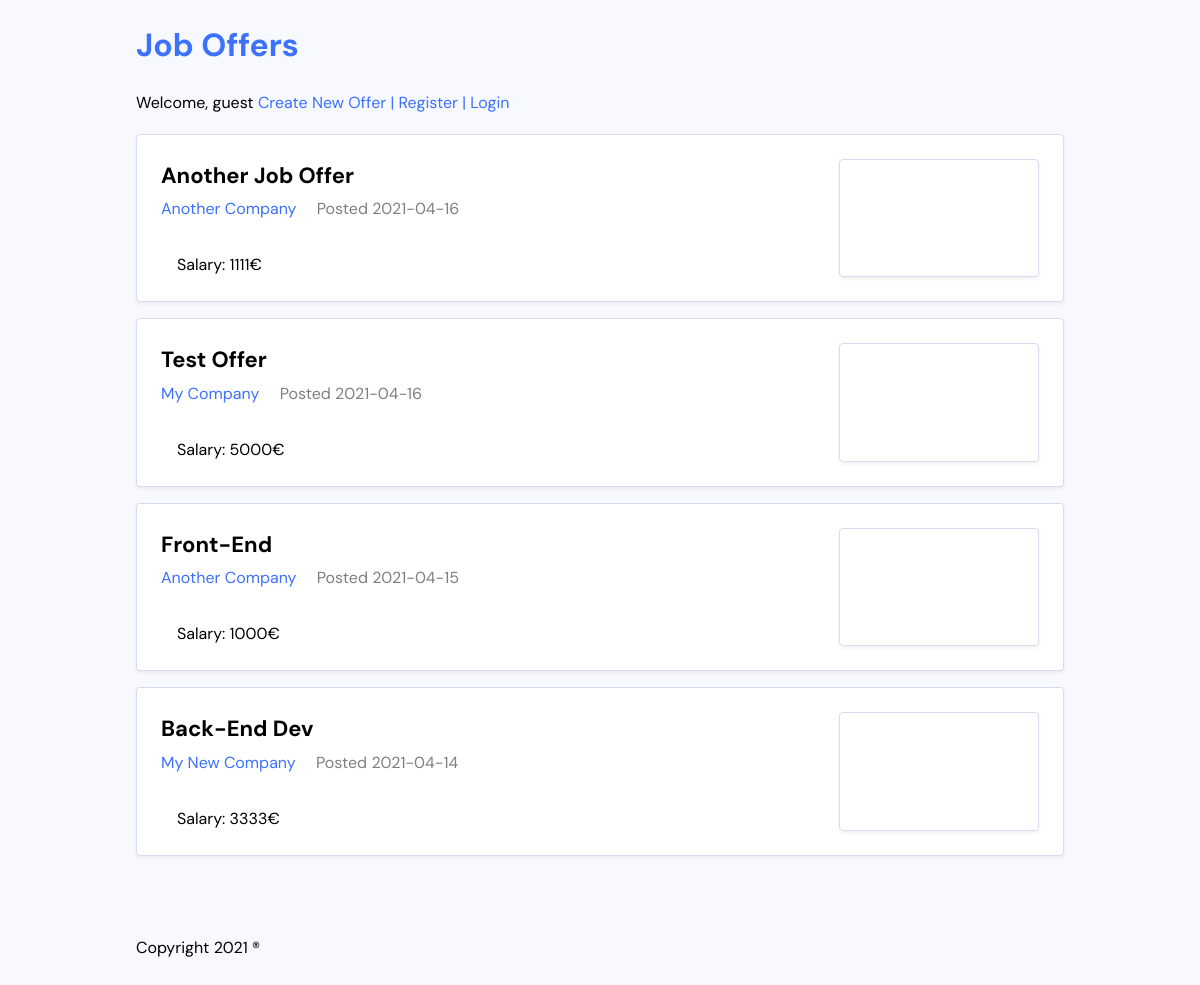
The page / on the database its author committed.
### tables this page shows
CREATE TABLE `job_offers` (
  `id` int(11) NOT NULL,
  `title` varchar(200) NOT NULL,
  `description` mediumtext NOT NULL,
  `company` varchar(200) NOT NULL,
  `salary` int(11) NOT NULL,
  `posted_on` date DEFAULT curdate(),
  `approved` varchar(50) NOT NULL DEFAULT 'false'
);

### index.php (called while the page is built, shortened)
<?php
require_once 'common.php';
$itemRepo = new \Repositories\Items\ItemRepository($db);
$items = $itemRepo->getAllApproved();
require_once 'views/index.php';

### common.php (called while the page is built, shortened)
<?php
spl_autoload_register(function ($className) {
    $className = str_replace("\\", DIRECTORY_SEPARATOR, $className);
});
try {
    $pdo = new PDO("mysql:dbname=job_publications;host=localhost:3306", "root", "");
    $db = new \Database\PDODatabase($pdo);
} catch(Exception $e) {
    echo $e->getMessage();
    exit;
}

### Repositories/Items/ItemRepository.php (called while the page is built, shortened)
<?php
class ItemRepository implements ItemRepositoryInterface
{
    private DatabaseInterface $db;
    public function __construct(DatabaseInterface $db)
    {
        $this->db = $db;
    }
    public function getAllApproved(): \Generator
    {
        return $this->db->query("SELECT * FROM job_offers  WHERE approved = 'true' ORDER BY posted_on DESC ")->execute()->fetch();
    }
}

### Database/PDODatabase.php (called while the page is built, shortened)
<?php
class PDODatabase implements DatabaseInterface
{
    private $pdo;
    public function __construct(\PDO $pdo)
    {
        $this->pdo = $pdo;
    }
    public function query(string $query): DatabaseStatementInterface
    {
        return new DatabaseStatement($this->pdo->prepare($query));
    }
}

### Database/DatabaseStatement.php (called while the page is built, shortened)
<?php
class DatabaseStatement implements DatabaseStatementInterface
{
    private $pdoStatement;
    public function __construct(\PDOStatement $pdoStatement)
    {
        $this->pdoStatement = $pdoStatement;
    }
    public function execute(array $params = []): DatabaseStatementInterface
    {
        $this->pdoStatement->execute($params);
        return $this;
    }
}

### views/index.php (the view, shortened to what this page needs)
<?php include_once "views/templates/header.php"; ?>
    <ul class="jobs-listing">
<?php foreach($items as $item): ?>
       <li class="job-card">
            <div class="job-primary">
                <h2 class="job-title"><a href="details.php?id=<?php echo $item['id']?>"><?php echo $item['title']?></a></h2>
                <div class="job-meta">
                    <a class="meta-company" href="#"><?php echo $item['company']?></a>
                    <span class="meta-date">Posted <?php echo $item['posted_on']?></span>
                </div>
                <div class="job-details">
                    <span class="job-type">Salary: <?php echo $item['salary']?>&euro;</span>
                </div>
            </div>
            <div class="job-logo">
                <div class="job-logo-box">
                </div>
            </div>
       </li>
    <?php endforeach; ?>
<?php include_once "views/templates/footer.php"; ?>

### css/master.css (style rules this page uses)
html { line-height: 1.15; -webkit-text-size-adjust: 100%; }
body { margin: 0; }
a { background-color: transparent; }
html { -webkit-box-sizing: border-box; -moz-box-sizing: border-box; box-sizing: border-box; }
*, *:before, *:after { -webkit-box-sizing: inherit; -moz-box-sizing: inherit; box-sizing: inherit; }
:root { --color-base: #f8f9ff; --color-primary: #3c71fe; --color-separator: #d5dcef; --font-sans: "DM Sans", sans-serif; }
body { background: var(--color-base); font-family: var(--font-sans); line-height: 1.5; }
a { color: var(--color-primary); text-decoration: none; }
.jobs-listing { margin: 0; padding: 0; }
.jobs-listing li { margin-bottom: 1em; }
.job-card { margin: 0; padding: 1.5em; list-style: none; background: white; border: 1px solid var(--color-separator); border-radius: 0.25em; box-shadow: 0px 2px 4px rgba(0, 0, 0, 0.06); display: flex; }
.job-card .job-primary { flex: 1 1 auto; }
.job-card .job-title { margin: 0; font-size: 1.375em; margin-bottom: 0.25em; }
.job-card .job-title a { color: black; }
.job-card .job-details { margin-top: 2em; }
.job-card .job-type { margin-left: 1em; display: inline-block; }
.job-card .meta-date { opacity: 0.5; margin-left: 1em; }
.job-logo { flex: 0 0 12.5em; background: white; display: flex; align-items: stretch; justify-content: stretch; }
.job-logo-box { max-height: 7.875em; border: 1px solid var(--color-separator); border-radius: 0.25em; box-shadow: 0px 2px 4px rgba(0, 0, 0, 0.06); display: flex; align-items: center; justify-content: center; padding: 0.5em; width: 100%; }

### rows shown on the page
job_offers: title "Another Job Offer", company "Another Company", posted_on "2021-04-16", salary "1111"
job_offers: title "Test Offer", company "My Company", posted_on "2021-04-16", salary "5000"
job_offers: title "Front-End", company "Another Company", posted_on "2021-04-15", salary "1000"
job_offers: title "Back-End Dev", company "My New Company", posted_on "2021-04-14", salary "3333"

### other values the page prints
$usergreet "guest"
